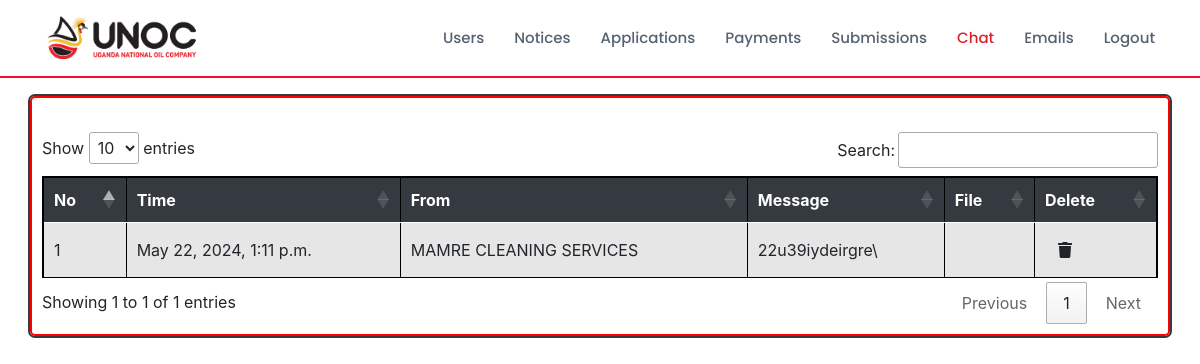
/messages/ (signed in), run on the app's committed database.
### biddingApp/models.py (models this page shows, shortened)
class Message(models.Model):
    sender = models.ForeignKey(User, related_name='sent_messages', on_delete=models.CASCADE)
    receiver = models.ForeignKey(User, related_name='received_messages', on_delete=models.CASCADE)
    content = models.CharField(max_length=200,blank=True)
    file = models.FileField(upload_to='message_files/', blank=True, null=True)
    timestamp = models.DateTimeField(auto_now_add=True)

### biddingApp/views.py (the view)
# urls.py: path('messages/', views.admin_messages, name='admin_messages'),
@login_required
def admin_messages(request):
    received_messages = request.user.received_messages.all()
    context = {'received_messages': received_messages}
    return render(request, 'admin_messages.html', context)

### biddingApp/templates/admin_messages.html (shortened to what this page needs)
{% extends 'admin/admin_navbar.html' %}
{% block admin_messages %} active {% endblock %}
{% block css %}
    <link rel="stylesheet" type="text/css" href="https://cdn.datatables.net/1.11.5/css/jquery.dataTables.min.css">
    <link rel="stylesheet" type="text/css" href="https://cdn.datatables.net/buttons/2.0.0/css/buttons.dataTables.min.css">
{% endblock %}
{% block body %}
<div class="container mt-4 custom-table-container">
    <div>
    </div>
    <div class="table-responsive">
        <table class="table table-striped table-bordered" id="example">
            <thead class="dark-heading">
                <tr>
                    <th scope="col">No</th>
                    <th scope="col">Time</th>
                    <th scope="col">From</th>
                    <th scope="col">Message</th>
                    <th scope="col">File</th>
                    <th scope="col">Delete</th>
                </tr>
            </thead>
            <tbody>
                {% for message in received_messages %}
                    <tr>
                        <td style="text-align: left; vertical-align: middle;">{{ forloop.counter }}</td>
                        <td style="text-align: left; vertical-align: middle;">{{ message.timestamp }}</td>
                        <td style="text-align: left; vertical-align: middle;">{{ message.sender.username }}</td>
                        <td style="text-align: left; vertical-align: middle;">{{ message.content }}</td>
                        <td>
                        </td>
                        <td>
                            <form action="{% url 'delete_message' message.id %}" method="post" class="d-inline">
                                <button class="btn" onclick="return confirm('Are you sure you want to delete this message?')">
                                    <i class="fa fa-trash"></i>
                                </button>
                            </form>
                        </td>
                    </tr>
                {% endfor %}
            </tbody>
        </table>
    </div>
</div>
{% endblock %}

### biddingApp/templates/admin_messages.html (style rules this page uses)
.dark-heading th { background-color: #343a40; color: #ffffff; }
.custom-table-container { border: 2px solid red; padding: 10px; border-radius: 5px; box-shadow: 0 0 0 2px #343a40; overflow-x: auto; }
.custom-table-container table { border: 2px solid black; border-collapse: collapse; width: 100%; max-width: none; }
.custom-table-container table th, .custom-table-container table td { word-wrap: break-word; border-right: 1px solid black; border-bottom: 1px solid black; }
.custom-table-container table thead th { border-top: 1px solid black; }

### data on the page
Message: timestamp "May 22, 2024, 1:11 p.m.", sender.username "MAMRE CLEANING SERVICES", content "22u39iydeirgre\\"
